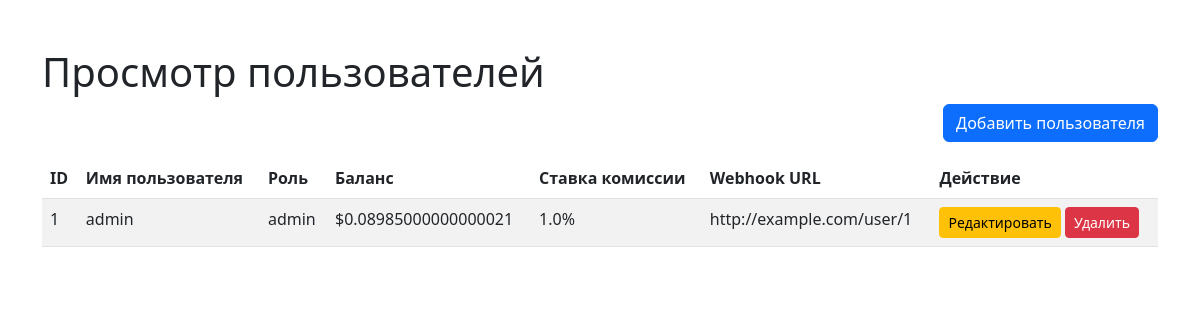
Before: /admin/users (signed in) with the older database file.
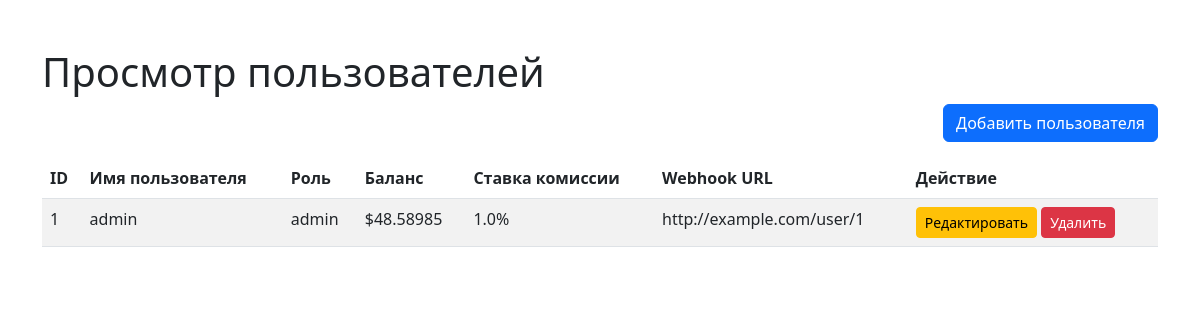
After: the same page with the newer database file.
### app.py (models this page shows, shortened)
class User(db.Model):
    id = db.Column(db.Integer, primary_key=True)
    username = db.Column(db.String(80), unique=True, nullable=False)
    password = db.Column(db.String(128), nullable=False)
    role = db.Column(db.String(20), nullable=False, default='user')
    balance = db.Column(db.Float, nullable=False, default=0.0)
    commission_rate = db.Column(db.Float, nullable=False, default=0.01)
    wallet = db.Column(db.String(256), nullable=True)
    webhook_url = db.Column(db.String(256), nullable=True)

### app.py (the view)
@app.route('/admin/users')
def admin_users():
    if session.get('role') != 'admin':
        if session.get('role') != 'user':
            return redirect(url_for('login'))
        else:
            return redirect(url_for('admin_transactions'))
    users = User.query.all()
    return render_template('users.html', users=users)

### templates/users.html (shortened to what this page needs)
<!DOCTYPE html>
<html lang="ru">
<head>
    <link rel="stylesheet" href="https://cdn.jsdelivr.net/npm/bootstrap@5.3.0/dist/css/bootstrap.min.css">
</head>
<body>
    <div class="container mt-5">
        <h1>Просмотр пользователей</h1>
        <div class="d-flex justify-content-end mb-3">
            <a href="/admin/users/add" class="btn btn-primary">Добавить пользователя</a>
        </div>
        <table class="table table-striped">
            <thead>
                <tr>
                    <th>ID</th>
                    <th>Имя пользователя</th>
                    <th>Роль</th>
                    <th>Баланс</th>
                    <th>Ставка комиссии</th>
                    <th>Webhook URL</th>
                    <th>Действие</th>
                </tr>
            </thead>
            <tbody>
                {% for user in users %}
                <tr>
                    <td>{{ user.id }}</td>
                    <td>{{ user.username }}</td>
                    <td>{{ user.role }}</td>
                    <td>${{ user.balance }}</td>
                    <td>{{ user.commission_rate * 100 }}%</td>
                    <td>{{ user.webhook_url or 'None' }}</td>
                    <td>
                        <a href="/admin/users/edit/{{ user.id }}" class="btn btn-warning btn-sm">Редактировать</a>
                        <form action="/admin/users/delete/{{ user.id }}" method="POST" style="display:inline;">
                            <button type="submit" class="btn btn-danger btn-sm">Удалить</button>
                        </form>
                    </td>
                </tr>
                {% endfor %}
            </tbody>
        </table>
    </div>
</body>
</html>

Changed rows visible on the page:
changed User "admin": balance "0.08985000000000021" → "48.58985"
